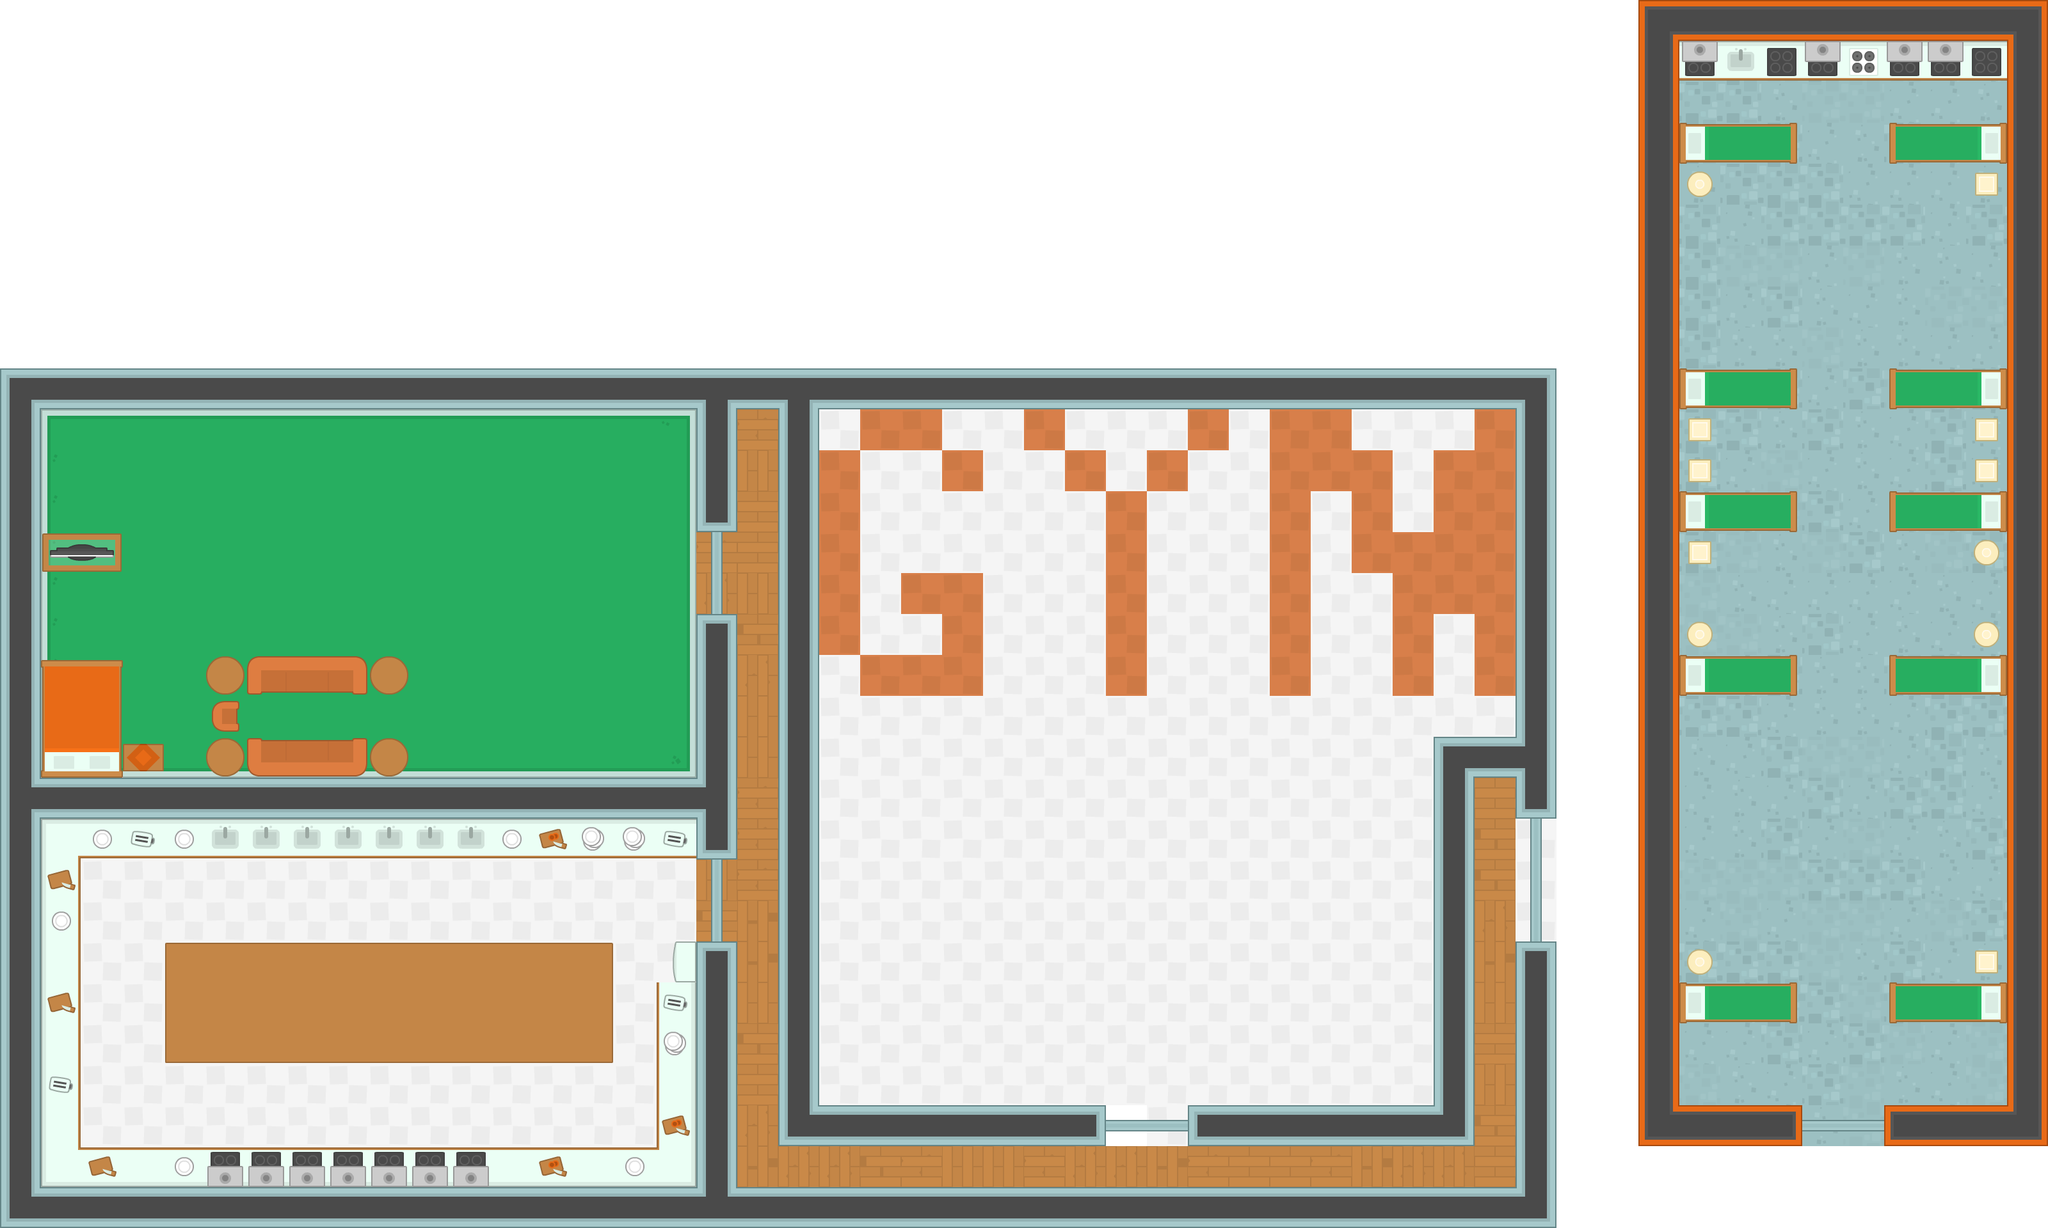

A level layout from a 2D game, rendered from its tile map. Below: a short description, then the map file with tile-grid data replaced by summaries:
An orthogonal 50x30 tile map with 64x64 px tiles, 5 tile layers (ground, floor, walls, furniture, ...), 2 tilesets and 49 objects (47x wall, player, zombie).

<map version="1.2" tiledversion="1.3.3" orientation="orthogonal" renderorder="right-down" width="50" height="30" tilewidth="64" tileheight="64" infinite="0" nextlayerid="7" nextobjectid="57">
 <tileset firstgid="1" source="antarctica.tsx" />
 <tileset firstgid="481" source="base pack.tsx" />
 <layer id="1" name="ground" width="50" height="30">
  <data>[1500 cells, 1500 non-empty, 1 distinct tile ids]</data>
 </layer>
 <layer id="3" name="floor" width="50" height="30">
  <data>[1500 cells, 867 non-empty, 24 distinct tile ids]</data>
 </layer>
 <layer id="2" name="walls" width="50" height="30">
  <data>[1500 cells, 276 non-empty, 26 distinct tile ids]</data>
 </layer>
 <layer id="4" name="furniture" width="50" height="30">
  <data>[1500 cells, 139 non-empty, 33 distinct tile ids]</data>
 </layer>
 <layer id="5" name="tabletops" width="50" height="30">
  <data>[1500 cells, 29 non-empty, 12 distinct tile ids]</data>
 </layer>
 <objectgroup id="6" name="Object Layer 1">
  <object id="1" name="player" x="192" y="1088" width="32" height="32" />
  <object id="2" name="zombie" x="3104" y="128" width="32" height="32" />
  <object id="3" name="wall" x="0" y="576" width="64" height="1344" />
  <object id="4" name="wall" x="64" y="1216" width="1088" height="64" />
  <object id="5" name="wall" x="1088" y="960" width="64" height="256" />
  <object id="6" name="wall" x="1088" y="576" width="64" height="256" />
  <object id="7" name="wall" x="64" y="576" width="1024" height="64" />
  <object id="9" name="wall" x="64" y="1280" width="1088" height="64" />
  <object id="10" name="wall" x="1088" y="1472" width="64" height="448" />
  <object id="11" name="wall" x="64" y="1792" width="1024" height="128" />
  <object id="12" name="wall" x="1024" y="1536" width="64" height="256" />
  <object id="13" name="wall" x="1056" y="1472" width="32" height="64" />
  <object id="14" name="wall" x="64" y="1344" width="64" height="448" />
  <object id="15" name="wall" x="256" y="1472" width="704" height="192" />
  <object id="18" name="wall" x="320" y="1024" width="64" height="64" />
  <object id="19" name="wall" x="576" y="1024" width="64" height="64" />
  <object id="20" name="wall" x="576" y="1152" width="64" height="64" />
  <object id="21" name="wall" x="320" y="1152" width="64" height="64" />
  <object id="23" name="wall" x="192" y="1168" width="64" height="32" />
  <object id="24" name="wall" x="336" y="1104" width="32" height="32" />
  <object id="25" name="wall" x="384" y="1024" width="192" height="64" />
  <object id="26" name="wall" x="384" y="1152" width="192" height="64" />
  <object id="27" name="wall" x="1216" y="640" width="64" height="1152" />
  <object id="29" name="wall" x="2240" y="1152" width="64" height="576" />
  <object id="30" name="wall" x="2304" y="1152" width="64" height="64" />
  <object id="31" name="wall" x="1152" y="576" width="1280" height="64" />
  <object id="32" name="wall" x="2368" y="640" width="64" height="640" />
  <object id="33" name="wall" x="2368" y="1472" width="64" height="448" />
  <object id="34" name="wall" x="1152" y="1856" width="1216" height="64" />
  <object id="36" name="wall" x="1280" y="1728" width="448" height="64" />
  <object id="37" name="wall" x="1856" y="1728" width="448" height="64" />
  <object id="38" name="wall" x="2560" y="0" width="64" height="1792" />
  <object id="39" name="wall" x="2624" y="0" width="512" height="64" />
  <object id="40" name="wall" x="3136" y="0" width="64" height="1792" />
  <object id="41" name="wall" x="2624" y="1728" width="192" height="64" />
  <object id="42" name="wall" x="2944" y="1728" width="192" height="64" />
  <object id="44" name="wall" x="2624" y="64" width="512" height="64" />
  <object id="45" name="wall" x="2640" y="1488" width="32" height="32" />
  <object id="46" name="wall" x="3088" y="1488" width="32" height="32" />
  <object id="47" name="wall" x="2640" y="976" width="32" height="32" />
  <object id="48" name="wall" x="3088" y="976" width="32" height="32" />
  <object id="49" name="wall" x="2640" y="848" width="32" height="32" />
  <object id="50" name="wall" x="3088" y="848" width="32" height="32" />
  <object id="51" name="wall" x="2640" y="720" width="32" height="32" />
  <object id="52" name="wall" x="3088" y="720" width="32" height="32" />
  <object id="53" name="wall" x="2640" y="656" width="32" height="32" />
  <object id="54" name="wall" x="3088" y="656" width="32" height="32" />
  <object id="55" name="wall" x="2640" y="272" width="32" height="32" />
  <object id="56" name="wall" x="3088" y="272" width="32" height="32" />
 </objectgroup>
</map>
